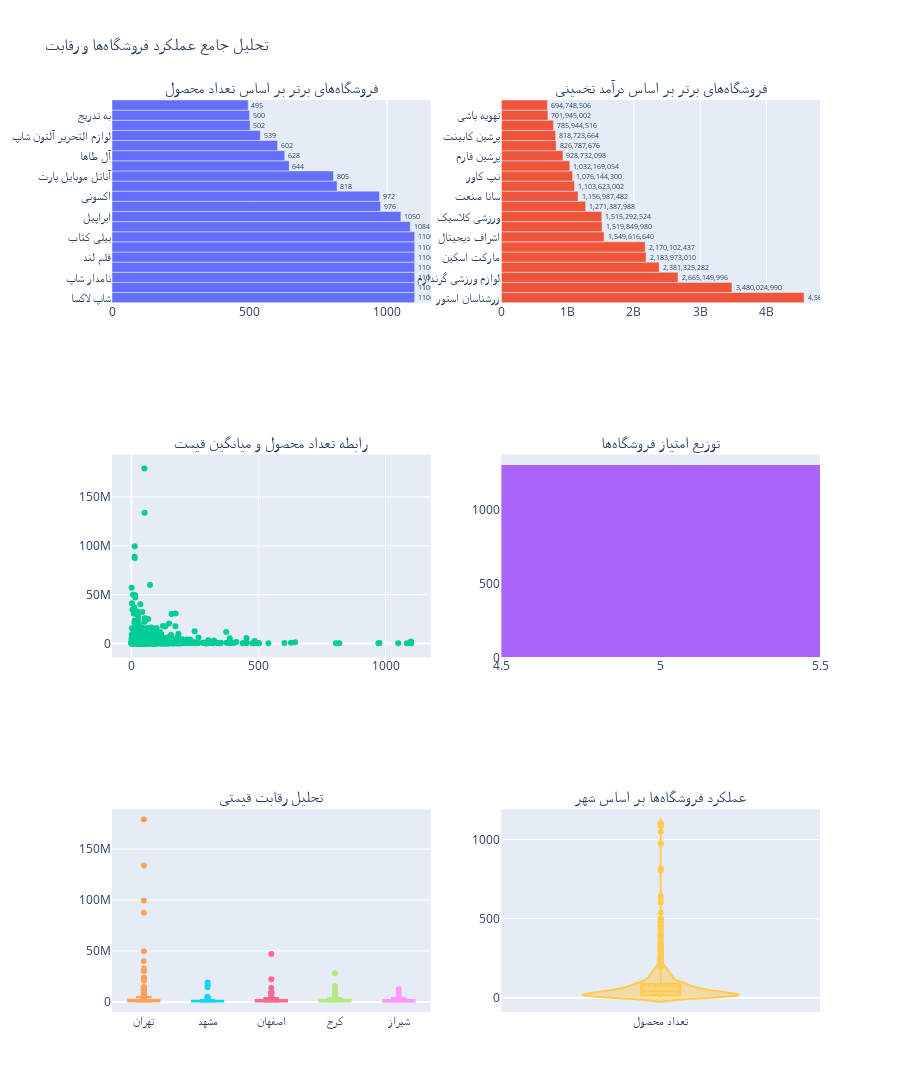

Source (notebook cell):
### Code cell
# تحلیل عملکرد فروشگاهها و رقابت
# Shop Performance and Competition Analysis

def shop_performance_analysis():
    """تحلیل عملکرد فروشگاهها و سطح رقابت"""
    
    print("🏪 تحلیل عملکرد فروشگاهها و رقابت")
    print("="*45)
    
    # ادغام دادههای فروشگاه با محصولات
    shop_product_summary = valid_products.groupby('shop_id').agg({
        'price': ['count', 'mean', 'min', 'max', 'std'],
        'name1': 'count'
    }).round(0)
    
    shop_product_summary.columns = ['تعداد_محصول', 'میانگین_قیمت', 'حداقل_قیمت', 'حداکثر_قیمت', 'انحراف_قیمت', 'تعداد_نام']
    shop_product_summary = shop_product_summary.reset_index()
    
    # ادغام با اطلاعات فروشگاه
    available_columns = ['id']
    for col in ['shop_score', 'upvotes', 'downvotes', 'province']:
        if col in shop_details_df.columns:
            available_columns.append(col)
    
    shop_analysis = shops_df.merge(shop_product_summary, left_on='id', right_on='shop_id', how='inner')
    shop_analysis = shop_analysis.merge(shop_details_df[available_columns], 
                                       left_on='id', right_on='id', how='left')
    
    # محاسبه معیارهای عملکرد
    shop_analysis['تنوع_قیمت'] = shop_analysis['حداکثر_قیمت'] - shop_analysis['حداقل_قیمت']
    
    # محاسبه شاخص محبوبیت فقط اگر ستونها موجود باشند
    if 'upvotes' in shop_analysis.columns and 'downvotes' in shop_analysis.columns:
        shop_analysis['شاخص_محبوبیت'] = shop_analysis['upvotes'] - shop_analysis['downvotes']
    else:
        shop_analysis['شاخص_محبوبیت'] = 0
    
    # تخمین درآمد فروشگاهها (تخمین محافظهکارانه)
    shop_analysis['تخمین_درآمد_ماهانه'] = shop_analysis['تعداد_محصول'] * shop_analysis['میانگین_قیمت'] * 0.5  # فرض 0.5 فروش در ماه برای هر محصول
    
    # رتبهبندی فروشگاهها
    top_shops_by_products = shop_analysis.nlargest(20, 'تعداد_محصول')
    top_shops_by_revenue = shop_analysis.nlargest(20, 'تخمین_درآمد_ماهانه')
    
    print(f"📊 تعداد فروشگاههای تحلیل شده: {len(shop_analysis):,}")
    
    # نمودارهای تحلیل عملکرد
    fig, axs = plt.subplots(3, 2, figsize=(14, 15))
    
    # Bar: top shops by product count
    sns.barplot(x=top_shops_by_products['تعداد_محصول'], 
               y=top_shops_by_products['name'],
               ax=axs[0,0], palette='crest')
    axs[0,0].set_title('فروشگاههای برتر بر اساس تعداد محصول')
    axs[0,0].set_xlabel('تعداد محصول')
    axs[0,0].set_ylabel('فروشگاهها')
    for i, v in enumerate(top_shops_by_products['تعداد_محصول']):
        axs[0,0].text(v, i, f'{v:,}', va='center')
    
    # Bar: top shops by estimated revenue
    sns.barplot(x=top_shops_by_revenue['تخمین_درآمد_ماهانه'], 
               y=top_shops_by_revenue['name'],
               ax=axs[0,1], palette='rocket')
    axs[0,1].set_title('فروشگاههای برتر بر اساس درآمد تخمینی')
    axs[0,1].set_xlabel('درآمد تخمینی (تومان)')
    axs[0,1].set_ylabel('فروشگاهها')
    for i, v in enumerate(top_shops_by_revenue['تخمین_درآمد_ماهانه']):
        axs[0,1].text(v, i, f'{v:,.0f}', va='center')
    
    # Scatter: product count vs average price
    sns.scatterplot(x=shop_analysis['تعداد_محصول'], 
                    y=shop_analysis['میانگین_قیمت'],
                    ax=axs[1,0], color='purple', alpha=0.6)
    axs[1,0].set_title('رابطه تعداد محصول و میانگین قیمت')
    axs[1,0].set_xlabel('تعداد محصول')
    axs[1,0].set_ylabel('میانگین قیمت')
    
    # Histogram: shop score distribution
    valid_scores = shop_analysis[shop_analysis['shop_score'].notna()]['shop_score']
    if len(valid_scores) > 0:
        axs[1,1].hist(valid_scores, bins=20, color='orange', edgecolor='black')
        axs[1,1].set_title('توزیع امتیاز فروشگاهها')
        axs[1,1].set_xlabel('امتیاز')
        axs[1,1].set_ylabel('تعداد')
    else:
        axs[1,1].axis('off')
    
    # Box: price diversity by city (top 5 cities)
    city_price_data = []
    for city in shop_analysis['city'].value_counts().head(5).index:
        city_shops = shop_analysis[shop_analysis['city'] == city]
        city_price_data.extend(city_shops['میانگین_قیمت'].dropna().tolist())
        
        sns.boxplot(y=city_shops['میانگین_قیمت'], ax=axs[2,0], color='lightgreen')
    
    axs[2,0].set_title('تحلیل رقابت قیمتی (بر اساس شهر)')
    axs[2,0].set_ylabel('میانگین قیمت')
    axs[2,0].set_xlabel('شهرها')
    
    # Violin plot: product count distribution
    sns.violinplot(y=shop_analysis['تعداد_محصول'], ax=axs[2,1], color='lightblue')
    axs[2,1].set_title('توزیع تعداد محصول در فروشگاهها')
    axs[2,1].set_ylabel('تعداد محصول')
    
    plt.tight_layout()
    plt.suptitle('تحلیل جامع عملکرد فروشگاهها و رقابت', y=1.02, fontsize=16)
    plt.show()
    
    # گزارش آماری فروشگاههای برتر
    print(f"\n🏆 فروشگاههای برتر بر اساس تعداد محصول:")
    for i, row in top_shops_by_products.head(10).iterrows():
        print(f"   {row.name+1}. {row['name']}: {row['تعداد_محصول']:,} محصول")
    
    print(f"\n💰 فروشگاههای برتر بر اساس درآمد تخمینی:")
    for i, row in top_shops_by_revenue.head(10).iterrows():
        print(f"   {row.name+1}. {row['name']}: {row['تخمین_درآمد_ماهانه']:,.0f} تومان در ماه")
    
    # تحلیل رقابت
    print(f"\n🥊 تحلیل رقابت:")
    total_revenue = shop_analysis['تخمین_درآمد_ماهانه'].sum()
    top_10_revenue = top_shops_by_revenue.head(10)['تخمین_درآمد_ماهانه'].sum()
    concentration_ratio = (top_10_revenue / total_revenue) * 100
    
    print(f"   📊 سهم 10 فروشگاه برتر از کل درآمد: {concentration_ratio:.1f}%")
    print(f"   🏪 میانگین تعداد محصول هر فروشگاه: {shop_analysis['تعداد_محصول'].mean():.0f}")
    print(f"   💵 میانگین درآمد ماهانه هر فروشگاه: {shop_analysis['تخمین_درآمد_ماهانه'].mean():,.0f} تومان")
    
    return shop_analysis, top_shops_by_products, top_shops_by_revenue

# اجرای تحلیل عملکرد فروشگاهها
shop_analysis, top_products_shops, top_revenue_shops = shop_performance_analysis()

### Figure 1 — Plotly figure (JSON) as saved in the notebook; plotly's stock layout.template omitted (floating-point values rounded to 4 significant figures; data arrays with more than 128 entries replaced by an {"elided": "..."} marker saying what was removed)
{"data": [{"name": "تعداد محصول", "orientation": "h", "text": [1100.0, 1100.0, 1100.0, 1100.0, 1100.0, 1100.0, 1100.0, 1084.0, 1050.0, 976.0, 972.0, 818.0, 805.0, 644.0, 628.0, 602.0, 539.0, 502.0, 500.0, 495.0], "textposition": "outside", "type": "bar", "x": [1100, 1100, 1100, 1100, 1100, 1100, 1100, 1084, 1050, 976, 972, 818, 805, 644, 628, 602, 539, 502, 500, 495], "xaxis": "x", "y": ["شاپ لاکسا", "مرکزی شاپ 99", "نامدار شاپ", "نپ کاور", "قلم لند", "پرشین خورشید تهران", "بیلی کتاب", "فامی بایل", "ایراپیل", "طوطیا شاپ", "اکسونی", "رستاک آذر", "آناتل موبایل پارت", "چوب مهیار", "آل طاها", "ایستگاه 25", "لوازم التحریر آلتون شاپ", "هایکا گالری", "به تدریج", "دالیتِن"], "yaxis": "y"}, {"name": "درآمد تخمینی (تومان)", "orientation": "h", "text": ["4,568,000,002", "3,480,024,990", "2,665,149,996", "2,381,325,282", "2,183,973,010", "2,170,102,437", "1,549,616,640", "1,519,849,980", "1,515,292,524", "1,271,387,988", "1,156,987,482", "1,103,623,002", "1,076,144,300", "1,032,169,054", "928,732,098", "826,787,676", "818,723,664", "785,944,516", "701,945,002", "694,748,506"], "textposition": "outside", "type": "bar", "x": [4568000000.0, 3480000000.0, 2665000000.0, 2381000000.0, 2184000000.0, 2170000000.0, 1550000000.0, 1520000000.0, 1515000000.0, 1271000000.0, 1157000000.0, 1104000000.0, 1076000000.0, 1032000000.0, 928700000.0, 826800000.0, 818700000.0, 785900000.0, 701900000.0, 694700000.0], "xaxis": "x2", "y": ["زرشناسان استور", "داتیس لند", "لوازم ورزشی گرندارم", "بیلیارد مارکت", "مارکت اسکین", "برق صنعت احمدی دات آی آر", "اشراف دیجیتال", "دنیای فرش", "ورزشی کلاسیک", "زحل شاپ", "سانا صنعت", "لوازم کشاورزی زودکار", "نپ کاور", "اِم زیپ", "پرشین فارم", "زرچی دات کام", "پرشین کابینت", "زیگورات بیوتی", "تهویه باشی", "تکنو پور حسین"], "yaxis": "y2"}, {"hovertemplate": "فروشگاه: %{text}<br>تعداد محصول: %{x}<br>میانگین قیمت: %{y:,.0f}<extra></extra>", "mode": "markers", "name": "فروشگاهها", "text": {"elided": "1303 str values"}, "type": "scatter", "x": {"elided": "1303 int values"}, "xaxis": "x3", "y": {"elided": "1303 float values"}, "yaxis": "y3"}, {"name": "توزیع امتیاز", "nbinsx": 20, "type": "histogram", "x": {"elided": "1303 int values"}, "xaxis": "x4", "yaxis": "y4"}, {"name": "تهران", "type": "box", "xaxis": "x5", "y": {"elided": "354 float values"}, "yaxis": "y5"}, {"name": "مشهد", "type": "box", "xaxis": "x5", "y": [770000.0, 125000.0, 215900.0, 670800.0, 173600.0, 993800.0, 392500.0, 1578000.0, 578300.0, 1778000.0, 163900.0, 455700.0, 602900.0, 1095000.0, 380100.0, 867000.0, 985900.0, 740600.0, 449400.0, 453300.0, 360100.0, 564900.0, 299400.0, 103000.0, 871800.0, 94730.0, 711300.0, 14370000.0, 824900.0, 402100.0, 260900.0, 370800.0, 1790000.0, 771300.0, 151000.0, 195900.0, 200300.0, 1457000.0, 955400.0, 1293000.0, 222000.0, 486500.0, 723000.0, 2608000.0, 4057000.0, 222000.0, 392300.0, 571300.0, 18970000.0, 16260000.0, 208800.0, 288300.0, 563100.0, 1279000.0, 768000.0, 192400.0, 597400.0, 675000.0, 583100.0, 1290000.0, 4191000.0, 433300.0, 321000.0, 5097000.0, 91460.0], "yaxis": "y5"}, {"name": "اصفهان", "type": "box", "xaxis": "x5", "y": [186300.0, 81670.0, 9200000.0, 267500.0, 503200.0, 1000000.0, 455000.0, 3051000.0, 1821000.0, 217200.0, 9130000.0, 629400.0, 297400.0, 209800.0, 1080000.0, 164000.0, 508500.0, 13630000.0, 22310000.0, 1109000.0, 177900.0, 584800.0, 1121000.0, 74490.0, 497900.0, 2271000.0, 457900.0, 594000.0, 2010000.0, 1574000.0, 511600.0, 398700.0, 666400.0, 190300.0, 496200.0, 550000.0, 358500.0, 5659000.0, 308500.0, 568400.0, 93500.0, 1269000.0, 2935000.0, 146800.0, 350000.0, 4558000.0, 618100.0, 368600.0, 1074000.0, 800200.0, 8212000.0, 421900.0, 143200.0, 47060000.0, 2556000.0, 1179000.0, 3791000.0], "yaxis": "y5"}, {"name": "کرج", "type": "box", "xaxis": "x5", "y": [793300.0, 126800.0, 1027000.0, 414100.0, 28110000.0, 375500.0, 576300.0, 896800.0, 281800.0, 350000.0, 860800.0, 11990000.0, 311800.0, 718600.0, 217900.0, 289600.0, 2048000.0, 9232000.0, 842900.0, 289900.0, 527500.0, 237700.0, 779100.0, 2441000.0, 1363000.0, 15450000.0, 5608000.0, 157200.0, 5745000.0, 440600.0, 232000.0, 3132000.0, 1838000.0, 845400.0, 983800.0, 6600000.0, 2823000.0, 652900.0, 758400.0, 991400.0, 299900.0, 354800.0, 1913000.0, 2010000.0, 3623000.0], "yaxis": "y5"}, {"name": "شیراز", "type": "box", "xaxis": "x5", "y": [4530000.0, 2374000.0, 534100.0, 4539000.0, 1399000.0, 241200.0, 145000.0, 1804000.0, 152400.0, 206100.0, 131500.0, 186600.0, 3815000.0, 131300.0, 243600.0, 428600.0, 1074000.0, 297000.0, 2414000.0, 185000.0, 247300.0, 395500.0, 444400.0, 848600.0, 53290.0, 482300.0, 9293000.0, 1361000.0, 4345000.0, 2503000.0, 316300.0, 439100.0, 114100.0, 1391000.0, 12700000.0, 659500.0, 373100.0, 269100.0, 391500.0, 883400.0, 216200.0, 2845000.0], "yaxis": "y5"}, {"box": {"visible": true}, "meanline": {"visible": true}, "name": "تعداد محصول", "type": "violin", "xaxis": "x6", "y": {"elided": "1303 int values"}, "yaxis": "y6"}], "layout": {"annotations": [{"font": {"size": 16}, "showarrow": false, "text": "فروشگاههای برتر بر اساس تعداد محصول", "x": 0.225, "xanchor": "center", "xref": "paper", "y": 1, "yanchor": "bottom", "yref": "paper"}, {"font": {"size": 16}, "showarrow": false, "text": "فروشگاههای برتر بر اساس درآمد تخمینی", "x": 0.775, "xanchor": "center", "xref": "paper", "y": 1, "yanchor": "bottom", "yref": "paper"}, {"font": {"size": 16}, "showarrow": false, "text": "رابطه تعداد محصول و میانگین قیمت", "x": 0.225, "xanchor": "center", "xref": "paper", "y": 0.6111, "yanchor": "bottom", "yref": "paper"}, {"font": {"size": 16}, "showarrow": false, "text": "توزیع امتیاز فروشگاهها", "x": 0.775, "xanchor": "center", "xref": "paper", "y": 0.6111, "yanchor": "bottom", "yref": "paper"}, {"font": {"size": 16}, "showarrow": false, "text": "تحلیل رقابت قیمتی", "x": 0.225, "xanchor": "center", "xref": "paper", "y": 0.2222, "yanchor": "bottom", "yref": "paper"}, {"font": {"size": 16}, "showarrow": false, "text": "عملکرد فروشگاهها بر اساس شهر", "x": 0.775, "xanchor": "center", "xref": "paper", "y": 0.2222, "yanchor": "bottom", "yref": "paper"}], "height": 1200, "showlegend": false, "title": {"text": "تحلیل جامع عملکرد فروشگاهها و رقابت"}, "xaxis": {"anchor": "y", "domain": [0, 0.45]}, "xaxis2": {"anchor": "y2", "domain": [0.55, 1]}, "xaxis3": {"anchor": "y3", "domain": [0, 0.45]}, "xaxis4": {"anchor": "y4", "domain": [0.55, 1]}, "xaxis5": {"anchor": "y5", "domain": [0, 0.45]}, "xaxis6": {"anchor": "y6", "domain": [0.55, 1]}, "yaxis": {"anchor": "x", "domain": [0.7778, 1]}, "yaxis2": {"anchor": "x2", "domain": [0.7778, 1]}, "yaxis3": {"anchor": "x3", "domain": [0.3889, 0.6111]}, "yaxis4": {"anchor": "x4", "domain": [0.3889, 0.6111]}, "yaxis5": {"anchor": "x5", "domain": [0, 0.2222]}, "yaxis6": {"anchor": "x6", "domain": [0, 0.2222]}}}
